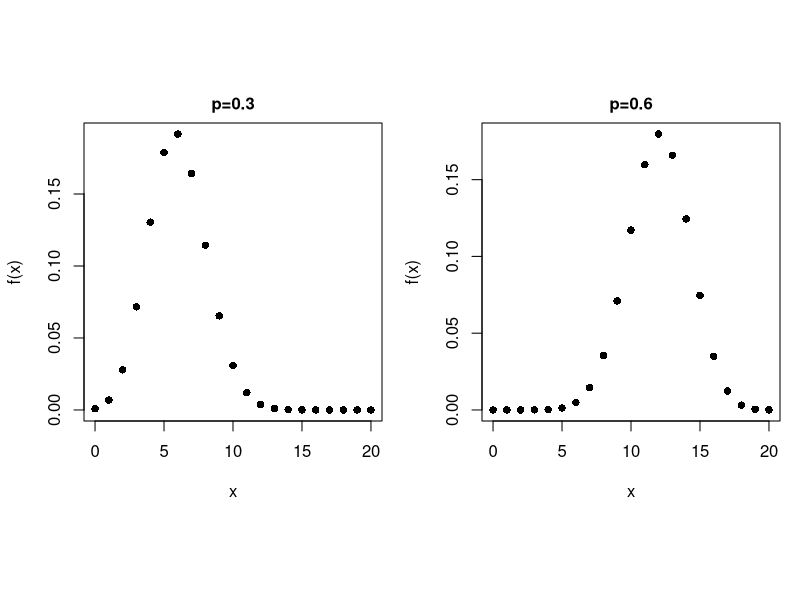
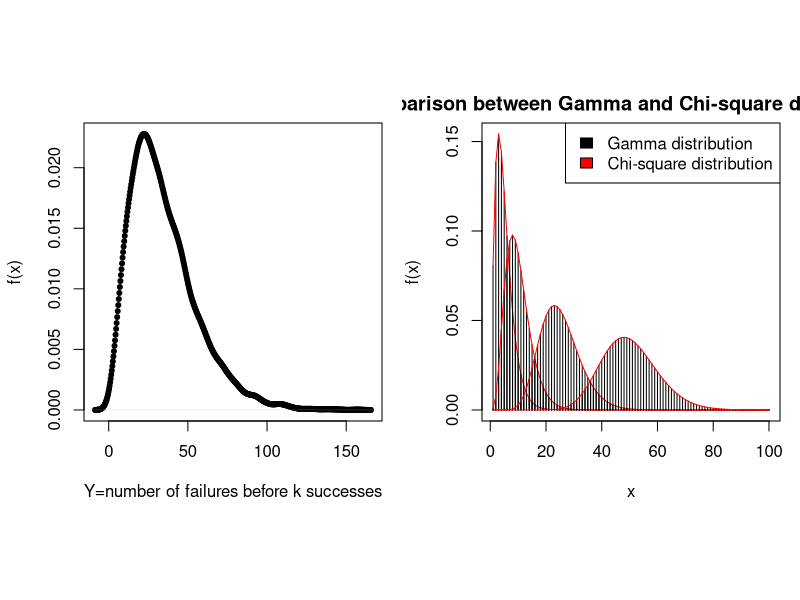
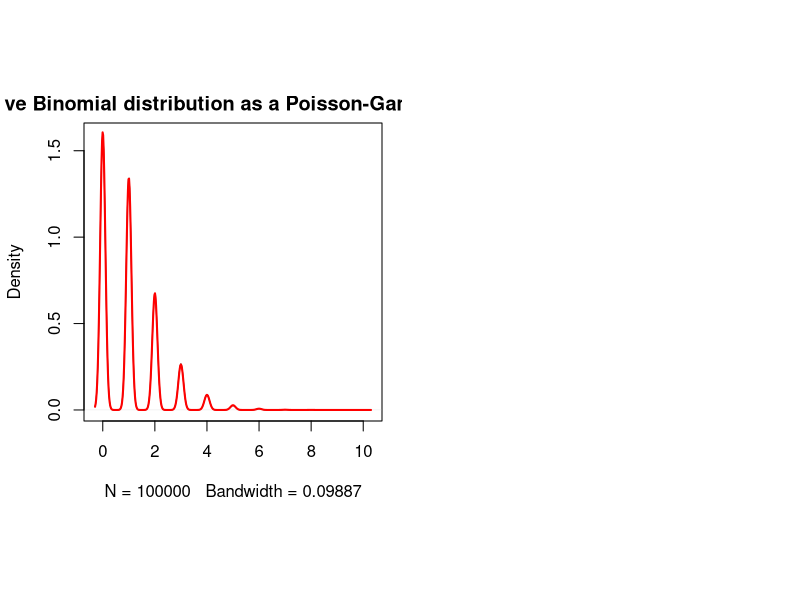
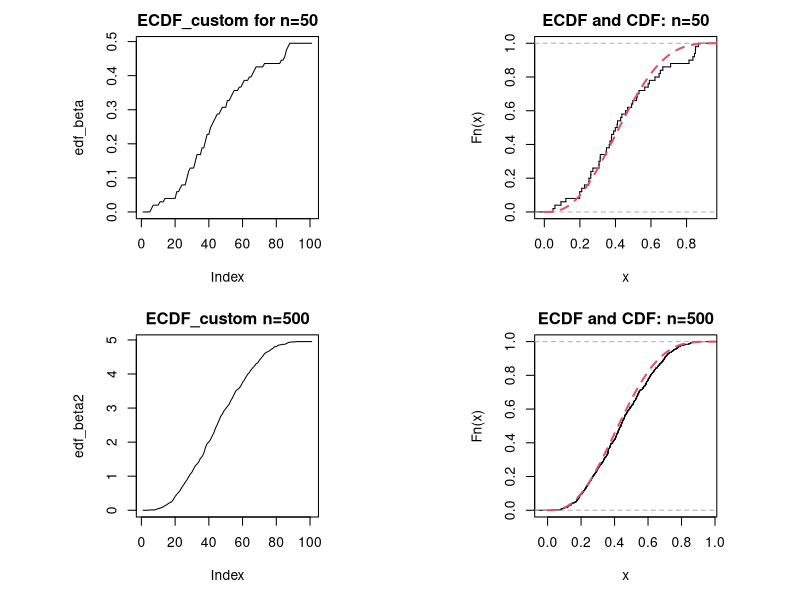
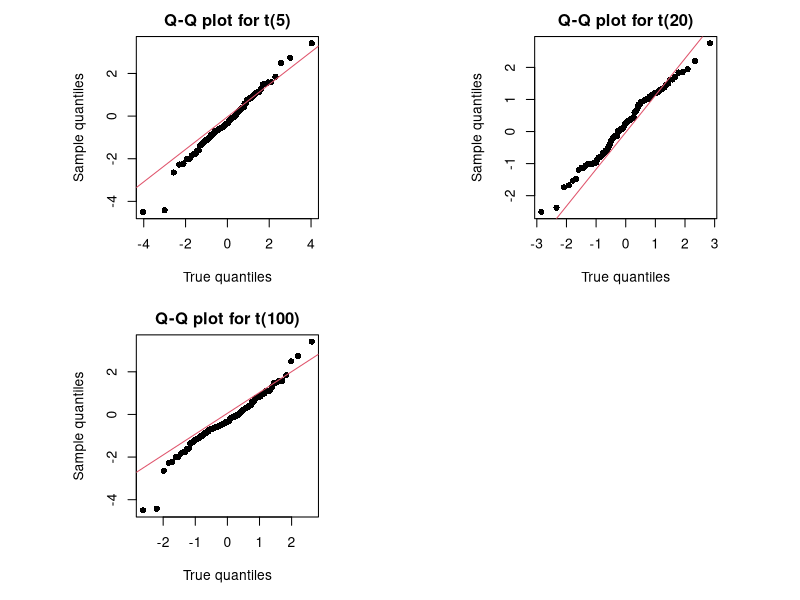
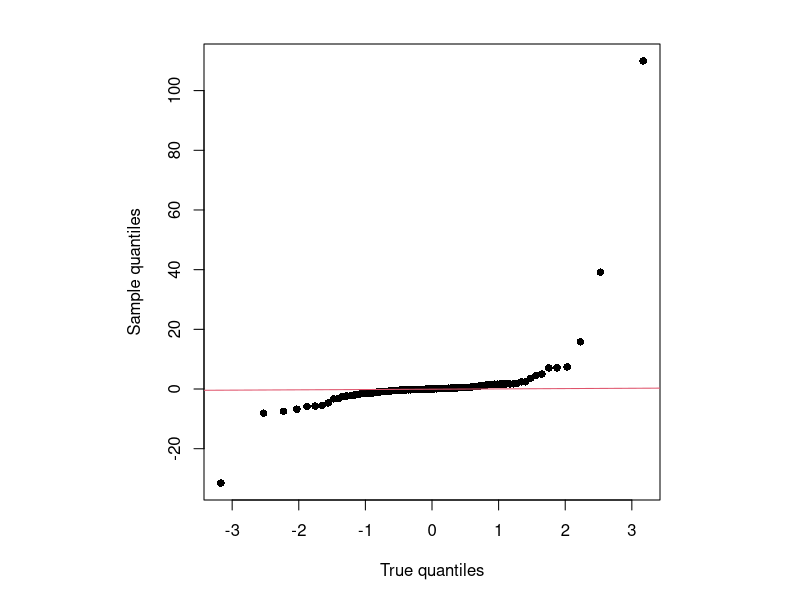
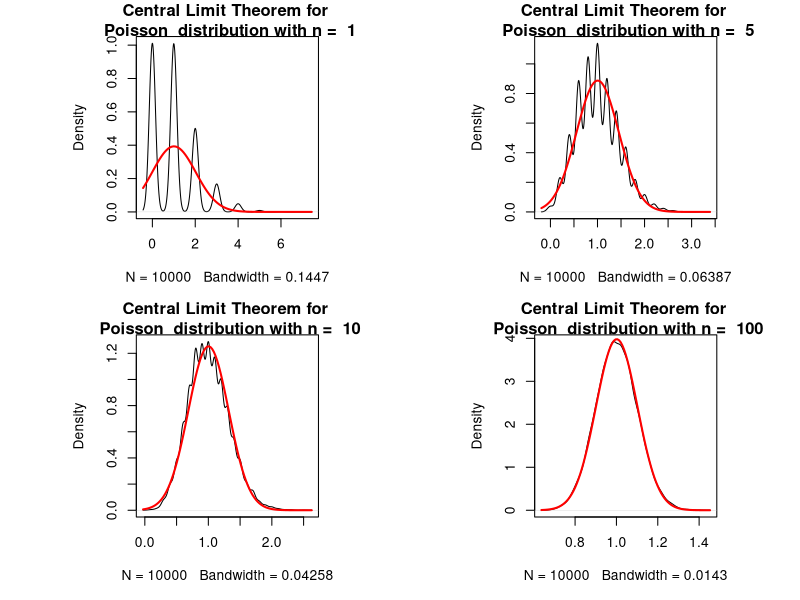
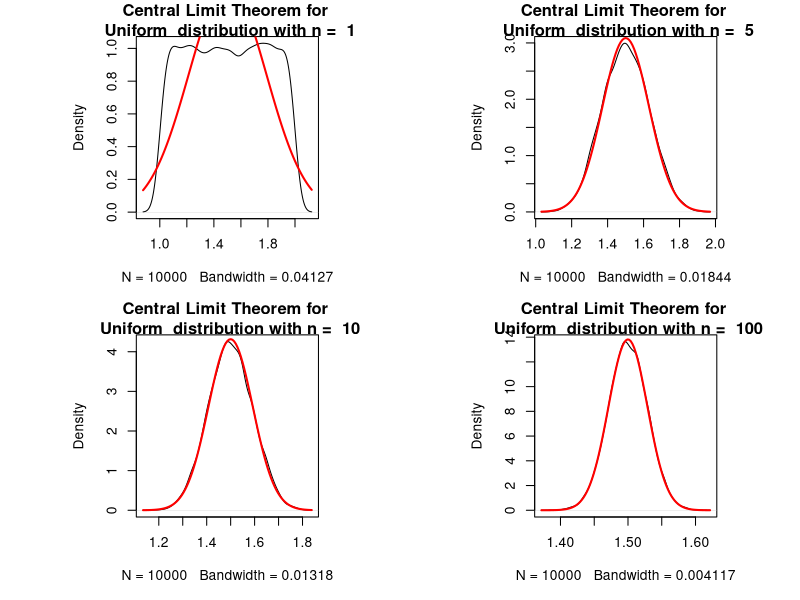

Write R code to recreate these figures, in order.
## ---- chunk 1
knitr::opts_chunk$set(echo = TRUE)
## ---- chunk 2
binomial <- function(x,n,p){
    
    return(choose(n,x) * (p^x) * (1-p)^(n-x))
}
all.equal(binomial(2,5,0.2), dbinom(2,5,0.2)) # Test with some prespecified values.
## ---- chunk 3
#graphical setting for margins and type of points
par(mfrow=c(1,2),mar=c(5,4,2,1), oma=c(0,0.2,0.2,0), pty="s", pch = 16)
#plot the binomial distributions with different input
plot(0:20, binomial(0:20, 20, 0.3), 
     xlab = "x", ylab = "f(x)", cex.lab=1, main="p=0.3", cex.main=1)
plot(0:20, binomial(0:20, 20, 0.6), xlab ="x", ylab = "f(x)",
      cex.lab=1, main= "p=0.6", cex.main=1)
## ---- chunk 4
set.seed(2019)

# Matrix with geometric distributions:
n <- 10000
prob <- 0.08

Xmatrix = matrix(nrow=n, ncol=3)

# Each column corresponds to X1, X2 and X3:
for (i in 1:3)
{
  Xmatrix[,i]=c(rgeom(n,prob))
}

# Y=X1+X2+X3:
Y=c(rowSums(Xmatrix))

# Graph:
plot(density(Y), type = "p", col = "black", lwd = 1, pch=20, 
xlab="Y=number of failures before k successes", ylab="f(x)", main="")
## ---- chunk 5
shapes <- c(5, 10, 25, 50)
plot(1:100, dgamma(1:100, shapes[1]/2, 1/2), type="h", col='black', xlab="x", ylab="f(x)", main="Comparison between Gamma and Chi-square distributions")
lines(1:100, dchisq(1:100, shapes[1]), col='red')
lines(1:100, dgamma(1:100, shapes[2]/2, 1/2), type="h", col='black')
lines(1:100, dchisq(1:100, shapes[2]), col='red')
lines(1:100, dgamma(1:100, shapes[3]/2, 1/2), type="h", col='black')
lines(1:100, dchisq(1:100, shapes[3]), col='red')
lines(1:100, dgamma(1:100, shapes[4]/2, 1/2), type="h", col='black')
lines(1:100, dchisq(1:100, shapes[4]), col='red')
legend("topright", legend=c("Gamma distribution", "Chi-square distribution"), fill=c("black", "red"))
## ---- chunk 6
print(paste("The 5% quantile for Gamma(3,3) is found at ", qgamma(0.05,3,3)))
print(paste("The 95% quantile for Gamma(3,3) is found at ", qgamma(0.95,3,3)))
## ---- chunk 7
sample <- rbeta(1000, 5, 2) 

mean <- mean(sample) # Sample mean.
sprintf("Sample mean: %s", mean)

variance <- var(sample) # Sample variance.
sprintf("Sample variance: %s", variance)
## ---- chunk 8

set.seed(2019)

# Mixture of Poisson and Gamma distributions:
mixture <- function(df, n)
{  
  Lambda = rgamma(n, df, df)
  X = rpois(n, Lambda)
  return(X)  
}

df <- 5
n <- 100000

# Plot of the mixture distribution - PoissonGamma - in black:
PoissonGamma <- mixture(df,n)
plot( density(PoissonGamma), col="black", lwd=1, 
main="Negative Binomial distribution as a Poisson-Gamma mixture")

# Negative Binomial distribution superposition - in red:
Nbinom <- c(rnbinom(n, size=df, prob=df/(df+1)))
lines( density(Nbinom), col="red", lwd=2 )

# Comparison between the mean and variance:

# Mean PoissonGamma:
mean(PoissonGamma)
# Mean Negative Binomial:
mean(Nbinom)

# Variance PoissonGamma:
var(PoissonGamma)
# Variance Negative Binomial:
var(Nbinom)

## ---- chunk 9
ecdf_custom <- function(t,X)
{
  X <- sort(X)
  out <- numeric(length(X))
  for(i in 1:length(X)) {
    indicator <- as.numeric(t<=X[i])
    out[i] <- sum(indicator)/length(X)
  }
  out
}

set.seed(2)
par(mfrow=c(2,2))
n<-50
y<-rbeta(n, 3,4)
n2<-500
y2<-rbeta(n2, 3,4)
tt<-seq(from=0, to=1, by=0.01)

edf_beta<-ecdf_custom(y, tt)
plot(edf_beta, main="ECDF_custom for n=50", type='l')

edf_beta<-ecdf(y)
plot(edf_beta, verticals=TRUE, do.p=FALSE, main="ECDF and CDF: n=50")
lines(tt, pbeta(tt,3,4), col=2, lty=2, lwd=2)

edf_beta2<-ecdf_custom(y2, tt)
plot(edf_beta2, main="ECDF_custom n=500", type='l')

edf_beta2<-ecdf(y2)
plot(edf_beta2, verticals=TRUE, do.p=FALSE, main="ECDF and CDF: n=500")
lines(tt, pbeta(tt,3,4), col=2, lty=2, lwd=2)
## ---- chunk 10
sample1 <- rt(100, 5)
sample2 <- rt(100, 20)
sample3 <- rt(100, 100)

par(mfrow = c(2,2))

# Plotting sample 1 (degrees of freedom = 5)
qqplot(qt(ppoints(100), 5), sample1,
      xlab = "True quantiles", ylab = "Sample quantiles",
      main = "Q-Q plot for t(5)")
qqline(sample1, distribution = function(p) qnorm(p, mean(sample1), sd(sample1)), col = 2)
       
# Plotting sample 2 (degrees of freedom = 20)
qqplot(qt(ppoints(100), 20), sample2,
      xlab = "True quantiles", ylab = "Sample quantiles",
      main = "Q-Q plot for t(20)")
qqline(sample2, distribution = function(p) qnorm(p, mean(sample2), sd(sample2)), col = 2)
       
# Plotting sample 3 (degrees of freedom = 100)
qqplot(qt(ppoints(100), 100), sample1,
      xlab = "True quantiles", ylab = "Sample quantiles",
      main = "Q-Q plot for t(100)")
qqline(sample3, distribution = function(p) qnorm(p, mean(sample3), sd(sample3)), col = 2)
## ---- chunk 11
# Cauchy
par(mfrow = c(1,1))
n = 100
sample <- rcauchy(n, 0, 1)
qqplot(qt(ppoints(n), 10), sample,
      xlab = "True quantiles", ylab = "Sample quantiles")
qqline(sample, distribution = function(p) qnorm(p, mean(sample), sd(sample)), col = 2)
## ---- chunk 12
clt_function <- function(n, src.dist = NULL, param1 = NULL, param2 = NULL)
  {
  
  r <- 10000  # Number of samples
  
  # matrix r x n. Each row is considered one sample:
  samples <- switch( src.dist,
                     "ChiSqrt"     = matrix( rchisq( n*r,param1 ),r ),
                     "Exponential" = matrix( rexp( n*r,param1 ),r ),
                     "Gamma"       = matrix( rgamma( n*r,param1,param2 ),r ),
                     "Normal"      = matrix( rnorm( n*r,param1,param2 ),r ),
                     "Poisson"     = matrix( rpois( n*r,param1 ),r ), 
                     "Uniform"     = matrix( runif( n*r,param1,param2 ),r )	
                    )
  
  means_of_samples <- apply( samples, 1, mean )
  
  # Distribution:
  plot( density( means_of_samples ), col = "black", lwd = 1, 
        main = paste("Central Limit Theorem for \n", src.dist, " distribution with n = ", n ))
  
  # Gaussian:
  sigma <- sd  ( means_of_samples )
  mu    <- mean( means_of_samples )
  curve( dnorm(x, mu, sigma), add = TRUE, col="red", lwd=2 ) 
  
}

# Example 1 parameter - Poisson distribution
par(mfrow=c(2,2))
for (i in c(1,5,10,100))
{
   clt_function(i,src.dist="Poisson",param1=1)
}

# Example 2 parameters - Uniform distribution
for (i in c(1,5,10,100))
{
    clt_function(i,src.dist="Uniform",param1=1, param2=2)
}

